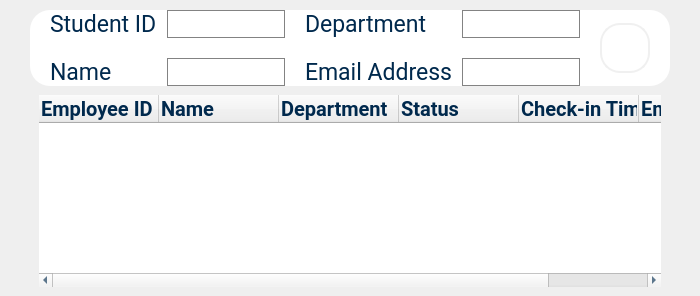
          <widget class="QWidget" name="page_attendance_2">
           <property name="styleSheet">
            <string notr="true">
#info_frame_2 {
   background-color: rgb(255, 255, 255);
} 
#info_frame_2 QLineEdit,
#info_frame_2 QComboBox {
	padding: 4px 5px;
	border: 1px solid #838383;
	border-radius: 2px;
}

#info_frame_2 QLineEdit:focus,
#info_frame_2 QComboBox:focus
 {
	border-color: #0055ff;
}

QComboBox::drop-down { 
	background: transparent; 
	border: none;
	margin-right: 5px;
} 

QComboBox::down-arrow {
	image: url(:/icons/icons/expand_more.svg);
}

#info_frame_2 QPushButton {
	font-size: 14px;
	padding: 5px 10px;
	border: 2px solid #f0f0f0;
	border-radius: 5px;
}

#info_frame_2 QPushButton:hover {
	border-color: #4c96f7;
	font-size: 15px;
}
#result_frame_2 {
	border-radius: 5px;
}
QTableWidget::Item{
	border-bottom:1px solid #d0c6ff;
	color: black;
	padding-left: 3px;
}</string>
           </property>
           <layout class="QVBoxLayout" name="verticalLayout_32">
            <property name="spacing">
             <number>0</number>
            </property>
            <property name="leftMargin">
             <number>30</number>
            </property>
            <property name="topMargin">
             <number>10</number>
            </property>
            <property name="rightMargin">
             <number>30</number>
            </property>
            <property name="bottomMargin">
             <number>0</number>
            </property>
            <item>
             <widget class="QFrame" name="info_frame_2">
              <property name="maximumSize">
               <size>
                <width>16777215</width>
                <height>200</height>
               </size>
              </property>
              <property name="font">
               <font>
                <family>Roboto</family>
                <pointsize>16</pointsize>
                <weight>50</weight>
                <bold>false</bold>
               </font>
              </property>
              <property name="styleSheet">
               <string notr="true">border-radius: 20px;
color: rgb(0, 41, 77);</string>
              </property>
              <property name="frameShape">
               <enum>QFrame::NoFrame</enum>
              </property>
              <property name="frameShadow">
               <enum>QFrame::Plain</enum>
              </property>
              <layout class="QGridLayout" name="gridLayout_13">
               <property name="leftMargin">
                <number>20</number>
               </property>
               <property name="topMargin">
                <number>0</number>
               </property>
               <property name="rightMargin">
                <number>20</number>
               </property>
               <property name="bottomMargin">
                <number>0</number>
               </property>
               <property name="horizontalSpacing">
                <number>20</number>
               </property>
               <property name="verticalSpacing">
                <number>10</number>
               </property>
               <item row="0" column="0">
                <layout class="QGridLayout" name="gridLayout_16">
                 <property name="horizontalSpacing">
                  <number>10</number>
                 </property>
                 <property name="verticalSpacing">
                  <number>20</number>
                 </property>
                 <item row="0" column="0">
                  <widget class="QLabel" name="label_15">
                   <property name="maximumSize">
                    <size>
                     <width>16777215</width>
                     <height>50</height>
                    </size>
                   </property>
                   <property name="font">
                    <font>
                     <family>Roboto</family>
                     <pointsize>17</pointsize>
                     <weight>50</weight>
                     <bold>false</bold>
                    </font>
                   </property>
                   <property name="styleSheet">
                    <string notr="true">
   background-color: rgb(255, 255, 255);</string>
                   </property>
                   <property name="text">
                    <string>Student ID</string>
                   </property>
                  </widget>
                 </item>
                 <item row="1" column="0">
                  <widget class="QLabel" name="label_16">
                   <property name="maximumSize">
                    <size>
                     <width>16777215</width>
                     <height>50</height>
                    </size>
                   </property>
                   <property name="font">
                    <font>
                     <family>Roboto</family>
                     <pointsize>17</pointsize>
                     <weight>50</weight>
                     <bold>false</bold>
                    </font>
                   </property>
                   <property name="styleSheet">
                    <string notr="true">
   background-color: rgb(255, 255, 255);</string>
                   </property>
                   <property name="text">
                    <string>Name</string>
                   </property>
                  </widget>
                 </item>
                 <item row="1" column="1">
                  <widget class="QLineEdit" name="lineEdit_5">
                   <property name="sizePolicy">
                    <sizepolicy hsizetype="Expanding" vsizetype="Expanding">
                     <horstretch>0</horstretch>
                     <verstretch>0</verstretch>
                    </sizepolicy>
                   </property>
                   <property name="maximumSize">
                    <size>
                     <width>16777215</width>
                     <height>50</height>
                    </size>
                   </property>
                  </widget>
                 </item>
                 <item row="0" column="1">
                  <widget class="QLineEdit" name="lineEdit_6">
                   <property name="sizePolicy">
                    <sizepolicy hsizetype="Expanding" vsizetype="Expanding">
                     <horstretch>0</horstretch>
                     <verstretch>0</verstretch>
                    </sizepolicy>
                   </property>
                   <property name="maximumSize">
                    <size>
                     <width>16777215</width>
                     <height>50</height>
                    </size>
                   </property>
                   <property name="inputMethodHints">
                    <set>Qt::ImhDigitsOnly</set>
                   </property>
                  </widget>
                 </item>
                </layout>
               </item>
               <item row="0" column="2">
                <widget class="QPushButton" name="search_btn_2">
                 <property name="sizePolicy">
                  <sizepolicy hsizetype="Maximum" vsizetype="Maximum">
                   <horstretch>0</horstretch>
                   <verstretch>0</verstretch>
                  </sizepolicy>
                 </property>
                 <property name="maximumSize">
                  <size>
                   <width>50</width>
                   <height>50</height>
                  </size>
                 </property>
                 <property name="text">
                  <string/>
                 </property>
                 <property name="icon">
                  <iconset resource="../resources/resources.qrc">
                   <normaloff>:/Icons/Icons/search.svg</normaloff>:/Icons/Icons/search.svg</iconset>
                 </property>
                 <property name="iconSize">
                  <size>
                   <width>20</width>
                   <height>20</height>
                  </size>
                 </property>
                </widget>
               </item>
               <item row="0" column="1">
                <layout class="QGridLayout" name="gridLayout_17">
                 <property name="horizontalSpacing">
                  <number>10</number>
                 </property>
                 <property name="verticalSpacing">
                  <number>20</number>
                 </property>
                 <item row="1" column="0">
                  <widget class="QLabel" name="label_17">
                   <property name="maximumSize">
                    <size>
                     <width>16777215</width>
                     <height>50</height>
                    </size>
                   </property>
                   <property name="font">
                    <font>
                     <family>Roboto</family>
                     <pointsize>17</pointsize>
                     <weight>50</weight>
                     <bold>false</bold>
                    </font>
                   </property>
                   <property name="styleSheet">
                    <string notr="true">
   background-color: rgb(255, 255, 255);</string>
                   </property>
                   <property name="text">
                    <string>Email Address</string>
                   </property>
                  </widget>
                 </item>
                 <item row="0" column="0">
                  <widget class="QLabel" name="label_22">
                   <property name="maximumSize">
                    <size>
                     <width>16777215</width>
                     <height>50</height>
                    </size>
                   </property>
                   <property name="font">
                    <font>
                     <family>Roboto</family>
                     <pointsize>17</pointsize>
                     <weight>50</weight>
                     <bold>false</bold>
                    </font>
                   </property>
                   <property name="styleSheet">
                    <string notr="true">
   background-color: rgb(255, 255, 255);</string>
                   </property>
                   <property name="text">
                    <string>Department</string>
                   </property>
                  </widget>
                 </item>
                 <item row="0" column="1">
                  <widget class="QLineEdit" name="lineEdit_7">
                   <property name="sizePolicy">
                    <sizepolicy hsizetype="Expanding" vsizetype="Expanding">
                     <horstretch>0</horstretch>
                     <verstretch>0</verstretch>
                    </sizepolicy>
                   </property>
                   <property name="maximumSize">
                    <size>
                     <width>16777215</width>
                     <height>50</height>
                    </size>
                   </property>
                  </widget>
                 </item>
                 <item row="1" column="1">
                  <widget class="QLineEdit" name="lineEdit_8">
                   <property name="sizePolicy">
                    <sizepolicy hsizetype="Expanding" vsizetype="Expanding">
                     <horstretch>0</horstretch>
                     <verstretch>0</verstretch>
                    </sizepolicy>
                   </property>
                   <property name="maximumSize">
                    <size>
                     <width>16777215</width>
                     <height>50</height>
                    </size>
                   </property>
                  </widget>
                 </item>
                </layout>
               </item>
              </layout>
             </widget>
            </item>
            <item>
             <widget class="QFrame" name="result_frame_2">
              <property name="maximumSize">
               <size>
                <width>16777215</width>
                <height>625</height>
               </size>
              </property>
              <property name="styleSheet">
               <string notr="true">
color: rgb(0, 41, 77);</string>
              </property>
              <layout class="QGridLayout" name="gridLayout_18">
               <item row="0" column="0">
                <widget class="QTableWidget" name="table_attendance_2">
                 <property name="font">
                  <font>
                   <family>Roboto</family>
                   <pointsize>15</pointsize>
                  </font>
                 </property>
                 <property name="focusPolicy">
                  <enum>Qt::NoFocus</enum>
                 </property>
                 <property name="styleSheet">
                  <string notr="true"/>
                 </property>
                 <property name="frameShape">
                  <enum>QFrame::NoFrame</enum>
                 </property>
                 <property name="frameShadow">
                  <enum>QFrame::Raised</enum>
                 </property>
                 <property name="selectionMode">
                  <enum>QAbstractItemView::ExtendedSelection</enum>
                 </property>
                 <property name="selectionBehavior">
                  <enum>QAbstractItemView::SelectRows</enum>
                 </property>
                 <property name="showGrid">
                  <bool>false</bool>
                 </property>
                 <property name="gridStyle">
                  <enum>Qt::NoPen</enum>
                 </property>
                 <property name="sortingEnabled">
                  <bool>true</bool>
                 </property>
                 <property name="wordWrap">
                  <bool>true</bool>
                 </property>
                 <property name="cornerButtonEnabled">
                  <bool>false</bool>
                 </property>
                 <property name="rowCount">
                  <number>0</number>
                 </property>
                 <property name="columnCount">
                  <number>6</number>
                 </property>
                 <attribute name="horizontalHeaderCascadingSectionResizes">
                  <bool>false</bool>
                 </attribute>
                 <attribute name="horizontalHeaderDefaultSectionSize">
                  <number>120</number>
                 </attribute>
                 <attribute name="horizontalHeaderHighlightSections">
                  <bool>true</bool>
                 </attribute>
                 <attribute name="horizontalHeaderMinimumSectionSize">
                  <number>50</number>
                 </attribute>
                 <attribute name="horizontalHeaderStretchLastSection">
                  <bool>true</bool>
                 </attribute>
                 <attribute name="verticalHeaderVisible">
                  <bool>false</bool>
                 </attribute>
                 <attribute name="verticalHeaderCascadingSectionResizes">
                  <bool>false</bool>
                 </attribute>
                 <attribute name="verticalHeaderDefaultSectionSize">
                  <number>30</number>
                 </attribute>
                 <attribute name="verticalHeaderHighlightSections">
                  <bool>false</bool>
                 </attribute>
                 <attribute name="verticalHeaderMinimumSectionSize">
                  <number>30</number>
                 </attribute>
                 <attribute name="verticalHeaderShowSortIndicator" stdset="0">
                  <bool>true</bool>
                 </attribute>
                 <attribute name="verticalHeaderStretchLastSection">
                  <bool>false</bool>
                 </attribute>
                 <column>
                  <property name="text">
                   <string>Employee ID</string>
                  </property>
                  <property name="font">
                   <font>
                    <family>Roboto</family>
                    <pointsize>15</pointsize>
                    <weight>75</weight>
                    <bold>true</bold>
                   </font>
                  </property>
                  <property name="textAlignment">
                   <set>AlignLeading|AlignVCenter</set>
                  </property>
                 </column>
                 <column>
                  <property name="text">
                   <string>Name</string>
                  </property>
                  <property name="font">
                   <font>
                    <family>Roboto</family>
                    <pointsize>15</pointsize>
                    <weight>75</weight>
                    <bold>true</bold>
                   </font>
                  </property>
                  <property name="textAlignment">
                   <set>AlignLeading|AlignVCenter</set>
                  </property>
                 </column>
                 <column>
                  <property name="text">
                   <string>Department</string>
                  </property>
                  <property name="font">
                   <font>
                    <family>Roboto</family>
                    <pointsize>15</pointsize>
                    <weight>75</weight>
                    <bold>true</bold>
                   </font>
                  </property>
                  <property name="textAlignment">
                   <set>AlignLeading|AlignVCenter</set>
                  </property>
                 </column>
                 <column>
                  <property name="text">
                   <string>Status</string>
                  </property>
                  <property name="font">
                   <font>
                    <family>Roboto</family>
                    <pointsize>15</pointsize>
                    <weight>75</weight>
                    <bold>true</bold>
                   </font>
                  </property>
                  <property name="textAlignment">
                   <set>AlignLeading|AlignVCenter</set>
                  </property>
                 </column>
                 <column>
                  <property name="text">
                   <string>Check-in Time</string>
                  </property>
                  <property name="font">
                   <font>
                    <family>Roboto</family>
                    <pointsize>15</pointsize>
                    <weight>75</weight>
                    <bold>true</bold>
                   </font>
                  </property>
                  <property name="textAlignment">
                   <set>AlignLeading|AlignVCenter</set>
                  </property>
                 </column>
                 <column>
                  <property name="text">
                   <string>Email Address</string>
                  </property>
                  <property name="font">
                   <font>
                    <family>Roboto</family>
                    <pointsize>15</pointsize>
                    <weight>75</weight>
                    <bold>true</bold>
                   </font>
                  </property>
                  <property name="textAlignment">
                   <set>AlignLeading|AlignVCenter</set>
                  </property>
                 </column>
                </widget>
               </item>
              </layout>
             </widget>
            </item>
           </layout>
          </widget>
